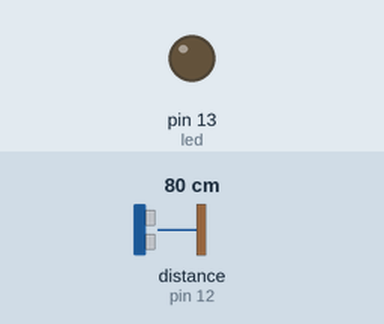
Simulated run of this sketch. Board: Arduino Uno, built with avr-gcc and run on an emulated ATmega328P. Parts: output pins drawn as LEDs (lit = HIGH). Wiring (inferred from the names in the program): ultrasonic range finder: trigger pin 11; echo pin 12. The test bench sets the inputs (shaded band); at power-on: distance to the obstacle (sensor on pin 12) 80 cm. The echo pulse lasts 58.3 µs per cm; pins used as bus, display or sensor lines are not drawn.

Above: at 1.3 s.
1.4 s: distance to the obstacle (sensor on pin 12) set to 6 cm
2.9 s: distance to the obstacle (sensor on pin 12) set to 3 cm
At 4.1 s:
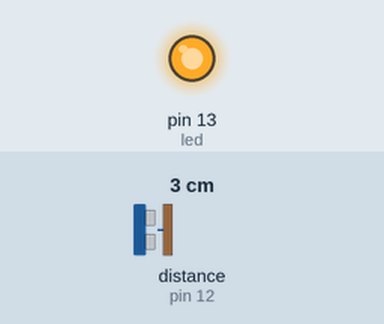
4.5 s: distance to the obstacle (sensor on pin 12) set to 9 cm
At 5.3 s:
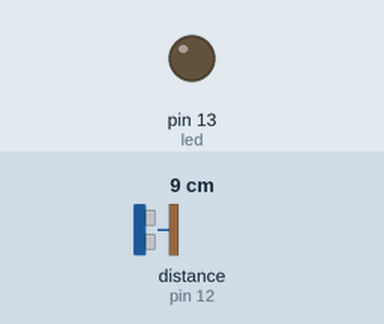
6.0 s: distance to the obstacle (sensor on pin 12) set to 2 cm
At 6.5 s:
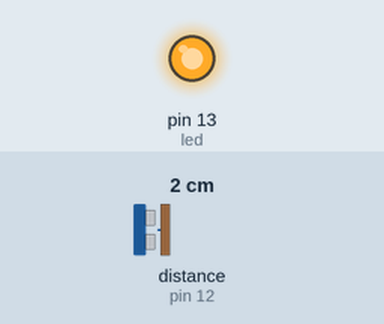
Timing chart, 0 to 8.5 s (numbered marks = the images above; inputs shaded):
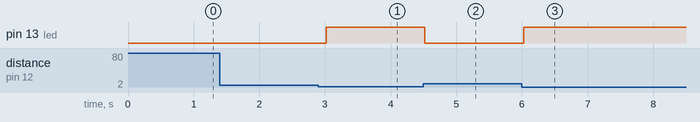

Measured:
- the behaviour switches between 5 and 4 cm on distance to the obstacle (sensor on pin 12) (found by bisection; images 0 and 1)
- after the input at 1.4 s, every drawn part: stays the same
- after the input at 2.9 s, pin 13 (led): LOW → HIGH after 0.12 s
- after the input at 4.5 s, pin 13 (led): HIGH → LOW at once
- after the input at 6.0 s, pin 13 (led): LOW → HIGH at once

The sketch:

6_Ultrasonic_Sensor.ino
```cpp
/* Connect tri to Pin 11
 *  echo to Pin 12
 *  Relay to Pin 13
 */
int trigPin=11;
int echoPin=12;
int led=13;
void setup() {
  pinMode(trigPin, OUTPUT);
  pinMode(echoPin, INPUT);
  pinMode(led, OUTPUT);
}
void loop() {
  long duration, distance;
  digitalWrite(trigPin, LOW);
  delayMicroseconds(2);
  digitalWrite(trigPin, HIGH);
  delayMicroseconds(10);
  digitalWrite(trigPin, LOW);
  duration = pulseIn(echoPin, HIGH);
  distance = (duration/2) / 29.1;
  if (distance < 4) {
    digitalWrite(led,HIGH);
}
  else {
    digitalWrite(led,LOW);
  }
  delay(500);
}
```
